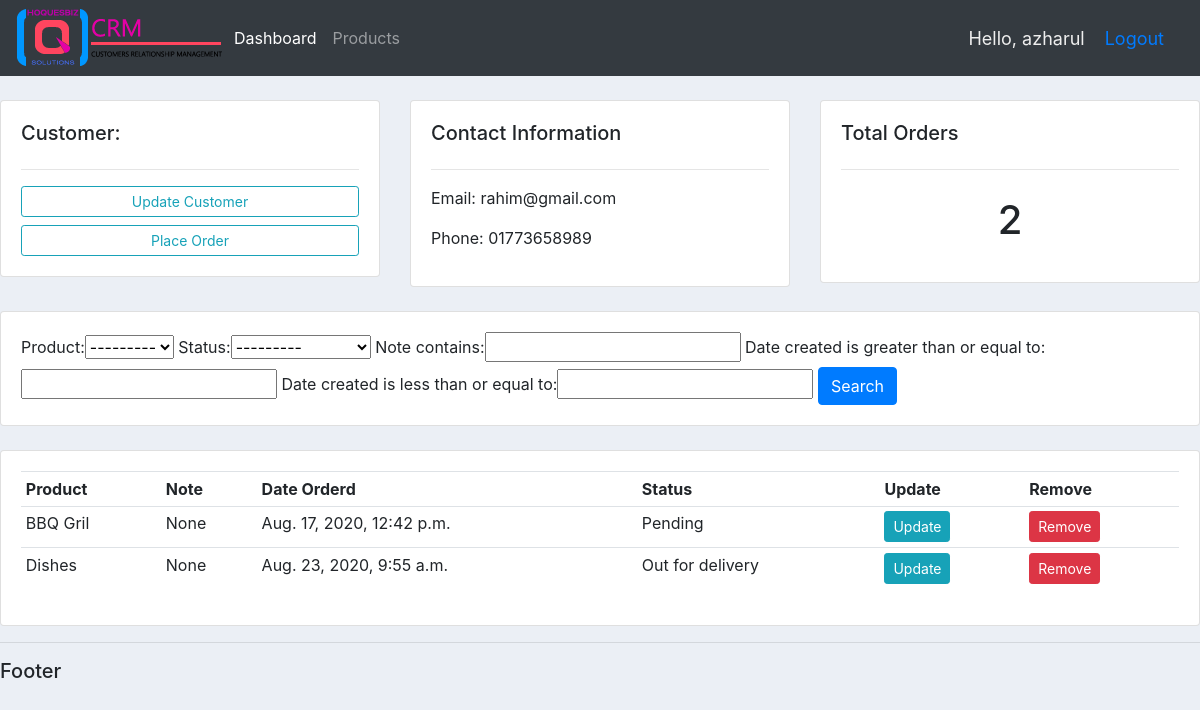
The page /customer/3/ (signed in) on the database its author committed.
### accounts/models.py (models this page shows, shortened)
class Customer(models.Model):
    name = models.CharField(max_length=200, null=True)
    phone = models.CharField(max_length=200, null=True)
    email = models.CharField(max_length=200, null=True)
    date_created = models.DateTimeField(auto_now_add=True, null=True)

class Order(models.Model):
    STATUS = (
        ('Pending', 'Pending'),
        ('Out for delivery', 'Out for delivery'),
        ('Delivered', 'Delivered'),
    )
    customer = models.ForeignKey(Customer, null=True, on_delete=models.SET_NULL)
    product = models.ForeignKey(Product, null=True, on_delete=models.SET_NULL)
    date_created = models.DateTimeField(auto_now_add=True, null=True)
    status = models.CharField(max_length=200, null=True, choices=STATUS)
    note = models.CharField(max_length=1000, null=True)

class Product(models.Model):
    CATEGORY = (
        ('Indoor', 'Indoor'),
        ('Out Door', 'Out Door'),
    )
    name = models.CharField(max_length=200, null=True)
    price = models.FloatField(null=True)
    category = models.CharField(max_length=200, null=True, choices=CATEGORY)
    description = models.CharField(max_length=200, null=True, blank=True)
    date_created = models.DateTimeField(auto_now_add=True, null=True)
    tags = models.ManyToManyField(Tag)
    def __str__(self):
        return self.name

### accounts/views.py (the view)
# urls.py: path('customer/<str:id>/', views.customer, name='customer'),
@login_required(login_url='login')
def customer(request, id):
    customer = Customer.objects.get(id=id)
    orders = customer.order_set.all()
    orderFilter = OrderFilter(request.GET, queryset=orders)
    orders = orderFilter.qs
    order_count = orders.count()
    context = {'customer': customer,
               'orders': orders,
               'orderFilter': orderFilter,
               'order_count': order_count,
               }
    return render(request, 'accounts/customer.html', context)

### accounts/templates/accounts/customer.html
{%  extends 'accounts/main.html' %}
{% block content %}
	<br>
    <div class="row">
	<div class="col-md">
		<div class="card card-body">
			<h5>Customer:</h5>
			<hr>
			<a class="btn btn-outline-info  btn-sm btn-block" href="">Update Customer</a>
			<a class="btn btn-outline-info  btn-sm btn-block" href="{% url 'create_order' customer.id %}">Place Order</a>
		</div>
	</div>
	<div class="col-md">
		<div class="card card-body">
			<h5>Contact Information</h5>
			<hr>
			<p>Email: {{ customer.email }}</p>
			<p>Phone: {{ customer.phone }}</p>
		</div>
	</div>
	<div class="col-md">
		<div class="card card-body">
			<h5>Total Orders</h5>
			<hr>
			<h1 style="text-align: center;padding: 10px">{{ order_count }}</h1>
		</div>
	</div>
</div>
    <br>
    <div class="row">
        <div class="col">
            <div class="card card-body">
                <form method="get">
                    {{ orderFilter.form }}
                <button class="btn btn-primary" type="submit">Search</button>
              </form>
            </div>
        </div>
    </div>
    <br>
    <div class="row">
        <div class="col-md">
            <div class="card card-body">
                <table class="table table-sm">
                    <tr>
                        <th>Product</th>
                        <th>Note</th>
                        <th>Date Orderd</th>
                        <th>Status</th>
                        <th>Update</th>
                        <th>Remove</th>
                    </tr>
                    {% for order in orders %}
                        <tr>
                            <td>{{ order.product }}</td>
                            <td>{{ order.note }}</td>
                            <td>{{ order.date_created }}</td>
                            <td>{{ order.status }}</td>
                            <td><a class="btn btn-sm btn-info" href="{% url 'update_order' order.id %}">Update</a></td>
                            <td><a  class="btn btn-sm btn-danger" href="{% url 'delete_order' order.id %}">Remove</a></td>
                        </tr>
                    {% endfor %}
                </table>
            </div>
        </div>
    </div>
{% endblock %}

### accounts/templates/accounts/navbar.html (shortened to what this page needs)
{% load static %}
<nav class="navbar navbar-expand-lg navbar-dark bg-dark">
    <img src="{% static '/images/nav_logo.png' %}" alt="">
  <div class="collapse navbar-collapse" id="navbarNav">
    <ul class="navbar-nav">
      <li class="nav-item active">
        <a class="nav-link" href="{% url 'home' %}">Dashboard</a>
      </li>
      <li class="nav-item">
        <a class="nav-link" href="{% url 'products' %}">Products</a>
      </li>
    </ul>
  </div>
  <span class="hello-msg">Hello, {{ request.user }}</span>
  <span class="hello-msg"><a href="{% url 'logout' %}">Logout</a></span>
</nav>

### static/css/main.css (style rules this page uses)
body { background-color: #ebeff5; }

### accounts/templates/accounts/navbar.html (style rules this page uses)
.hello-msg { font-size: 18px; color: #eee; margin-right: 20px; }

### rows shown on the page
Customer: email "rahim@gmail.com", phone "01773658989"
Order: product "BBQ Gril", note "None", date_created "Aug. 17, 2020, 12:42 p.m.", status "Pending"
Order: product "Dishes", note "None", date_created "Aug. 23, 2020, 9:55 a.m.", status "Out for delivery"

### other values the page prints
{{ request.user }} "azharul"
{{ order_count }} "2"
